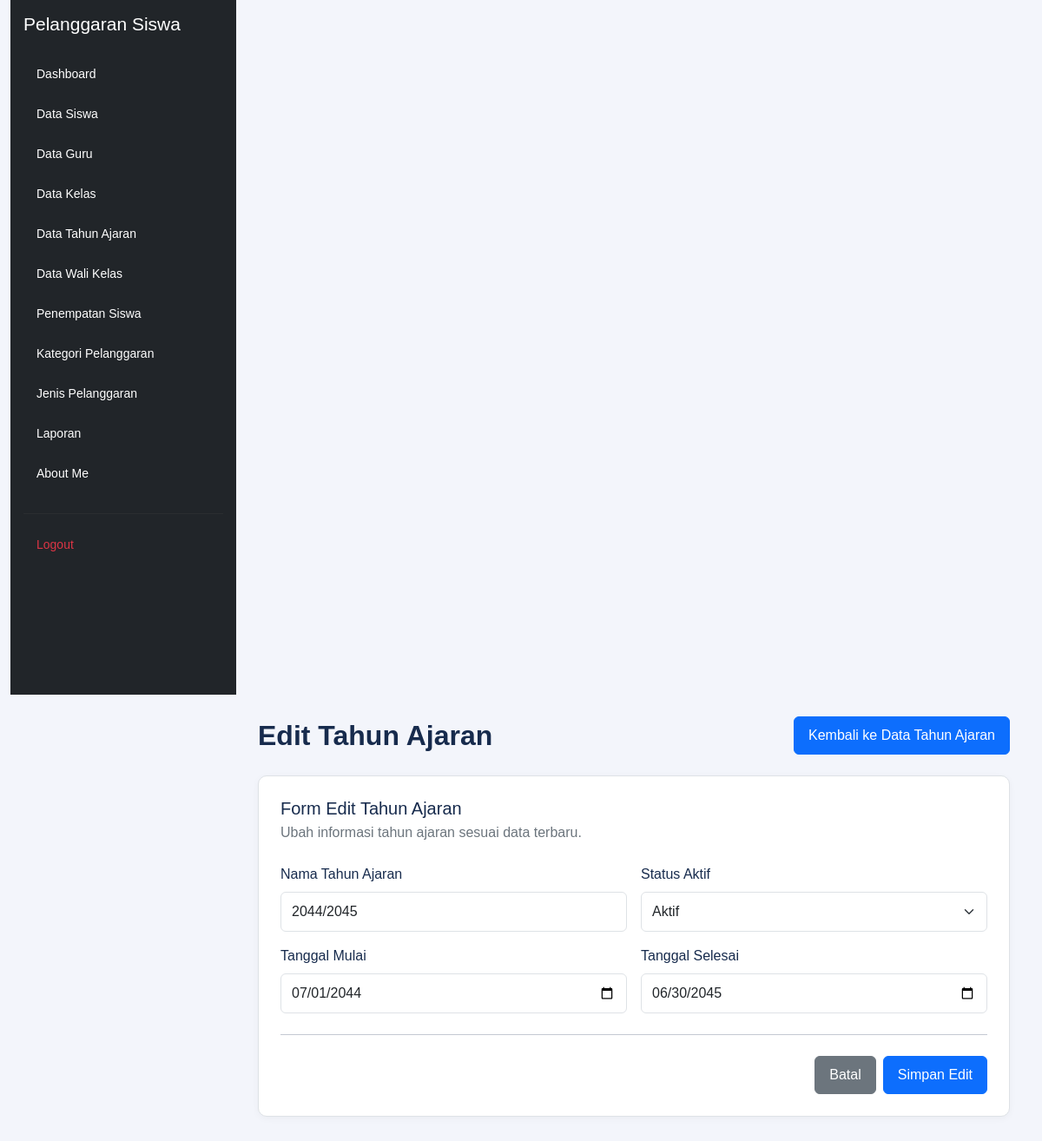
The page /edit_tahun_ajaran.php?id=99 (signed in) on the database its author committed.
### tables this page shows
CREATE TABLE `t_tahun_ajaran` (
  `id` int(11) NOT NULL,
  `nama` varchar(20) DEFAULT NULL,
  `tanggal_mulai` date NOT NULL,
  `tanggal_selesai` date NOT NULL,
  `status_aktif` tinyint(1) NOT NULL,
  `created_at` timestamp NOT NULL DEFAULT current_timestamp(),
  `updated_at` timestamp NOT NULL DEFAULT current_timestamp()
);

### edit_tahun_ajaran.php (the view, shortened to what this page needs)
<?php
include 'config/koneksi.php';
$id = (int) $_GET['id'];
$stmt = mysqli_prepare(
    $koneksi,
    "SELECT * FROM t_tahun_ajaran WHERE id = ?"
);
mysqli_stmt_bind_param($stmt, "i", $id);
mysqli_stmt_execute($stmt);
$hasil = mysqli_stmt_get_result($stmt);
$data = mysqli_fetch_assoc($hasil);
?>
<!DOCTYPE html>
<html lang="id">
<head>
    <link
        href="https://cdn.jsdelivr.net/npm/bootstrap@5.3.8/dist/css/bootstrap.min.css"
        rel="stylesheet">
</head>
<body>
<div class="container-fluid">
    <div class="row g-0">
        <?php include 'layout/sidebar.php'; ?>
        <main class="main-content">
            <div class="d-flex justify-content-between align-items-center flex-wrap gap-3 mb-4">
                <h1 class="page-title mb-0">
                    Edit Tahun Ajaran
                </h1>
                <a href="kelola_tahun_ajaran.php"
                   class="btn btn-primary">
                    Kembali ke Data Tahun Ajaran
                </a>
            </div>
            <div class="form-card">
                <h5 class="mb-1">Form Edit Tahun Ajaran</h5>
                <p class="text-secondary mb-4">
                    Ubah informasi tahun ajaran sesuai data terbaru.
                </p>
                <form action="proses_edit_tahun_ajaran.php" method="POST">
                    <div class="row g-3">
                        <div class="col-md-6">
                            <label for="nama" class="form-label">
                                Nama Tahun Ajaran
                            </label>
                            <input
                                type="text"
                                class="form-control"
                                id="nama"
                                name="nama"
                                value="<?= htmlspecialchars($data['nama'] ?? '') ?>"
                                placeholder="Contoh: 2026/2027"
                                required>
                        </div>
                        <div class="col-md-6">
                            <label for="status_aktif" class="form-label">
                                Status Aktif
                            </label>
                            <select
                                class="form-select"
                                id="status_aktif"
                                name="status_aktif"
                                required>
                                <option value="1"
                                    <?= (string) ($data['status_aktif'] ?? '') === '1' ? 'selected' : '' ?>>
                                    Aktif
                                </option>
                            </select>
                        </div>
                        <div class="col-md-6">
                            <label for="tanggal_mulai" class="form-label">
                                Tanggal Mulai
                            </label>
                            <input
                                type="date"
                                class="form-control"
                                id="tanggal_mulai"
                                name="tanggal_mulai"
                                value="<?= htmlspecialchars($data['tanggal_mulai'] ?? '') ?>"
                                required>
                        </div>
                        <div class="col-md-6">
                            <label for="tanggal_selesai" class="form-label">
                                Tanggal Selesai
                            </label>
                            <input
                                type="date"
                                class="form-control"
                                id="tanggal_selesai"
                                name="tanggal_selesai"
                                value="<?= htmlspecialchars($data['tanggal_selesai'] ?? '') ?>"
                                required>
                        </div>
                    </div>
                    <hr class="my-4">
                    <div class="d-flex justify-content-end gap-2">
                        <a href="kelola_tahun_ajaran.php"
                           class="btn btn-secondary">
                            Batal
                        </a>
                        <button type="submit" class="btn btn-primary">
                            Simpan Edit
                        </button>
                    </div>
                </form>
            </div>
        </main>
    </div>
</div>
</body>
</html>

### edit_tahun_ajaran.php (style rules this page uses)
body { margin: 0; background: #f3f5fb; font-family: Arial, sans-serif; color: #172b4d; }
.main-content { margin-left: 260px; width: calc(100% - 260px); min-height: 100vh; padding: 25px; box-sizing: border-box; }
.page-title { font-size: 32px; font-weight: 600; color: #172b4d; }
.form-card { background: #fff; padding: 25px; border: 1px solid #dee2e6; border-radius: 10px; box-shadow: 0 2px 8px rgba(0, 0, 0, .04); }
.form-label { font-weight: 500; }
.form-control, .form-select { padding: 10px 12px; border-radius: 6px; }
.btn { padding: 9px 16px; border-radius: 6px; }

### rows shown on the page
t_tahun_ajaran: nama "2044/2045", status_aktif "Aktif", tanggal_mulai "07/01/2044", tanggal_selesai "06/30/2045"
